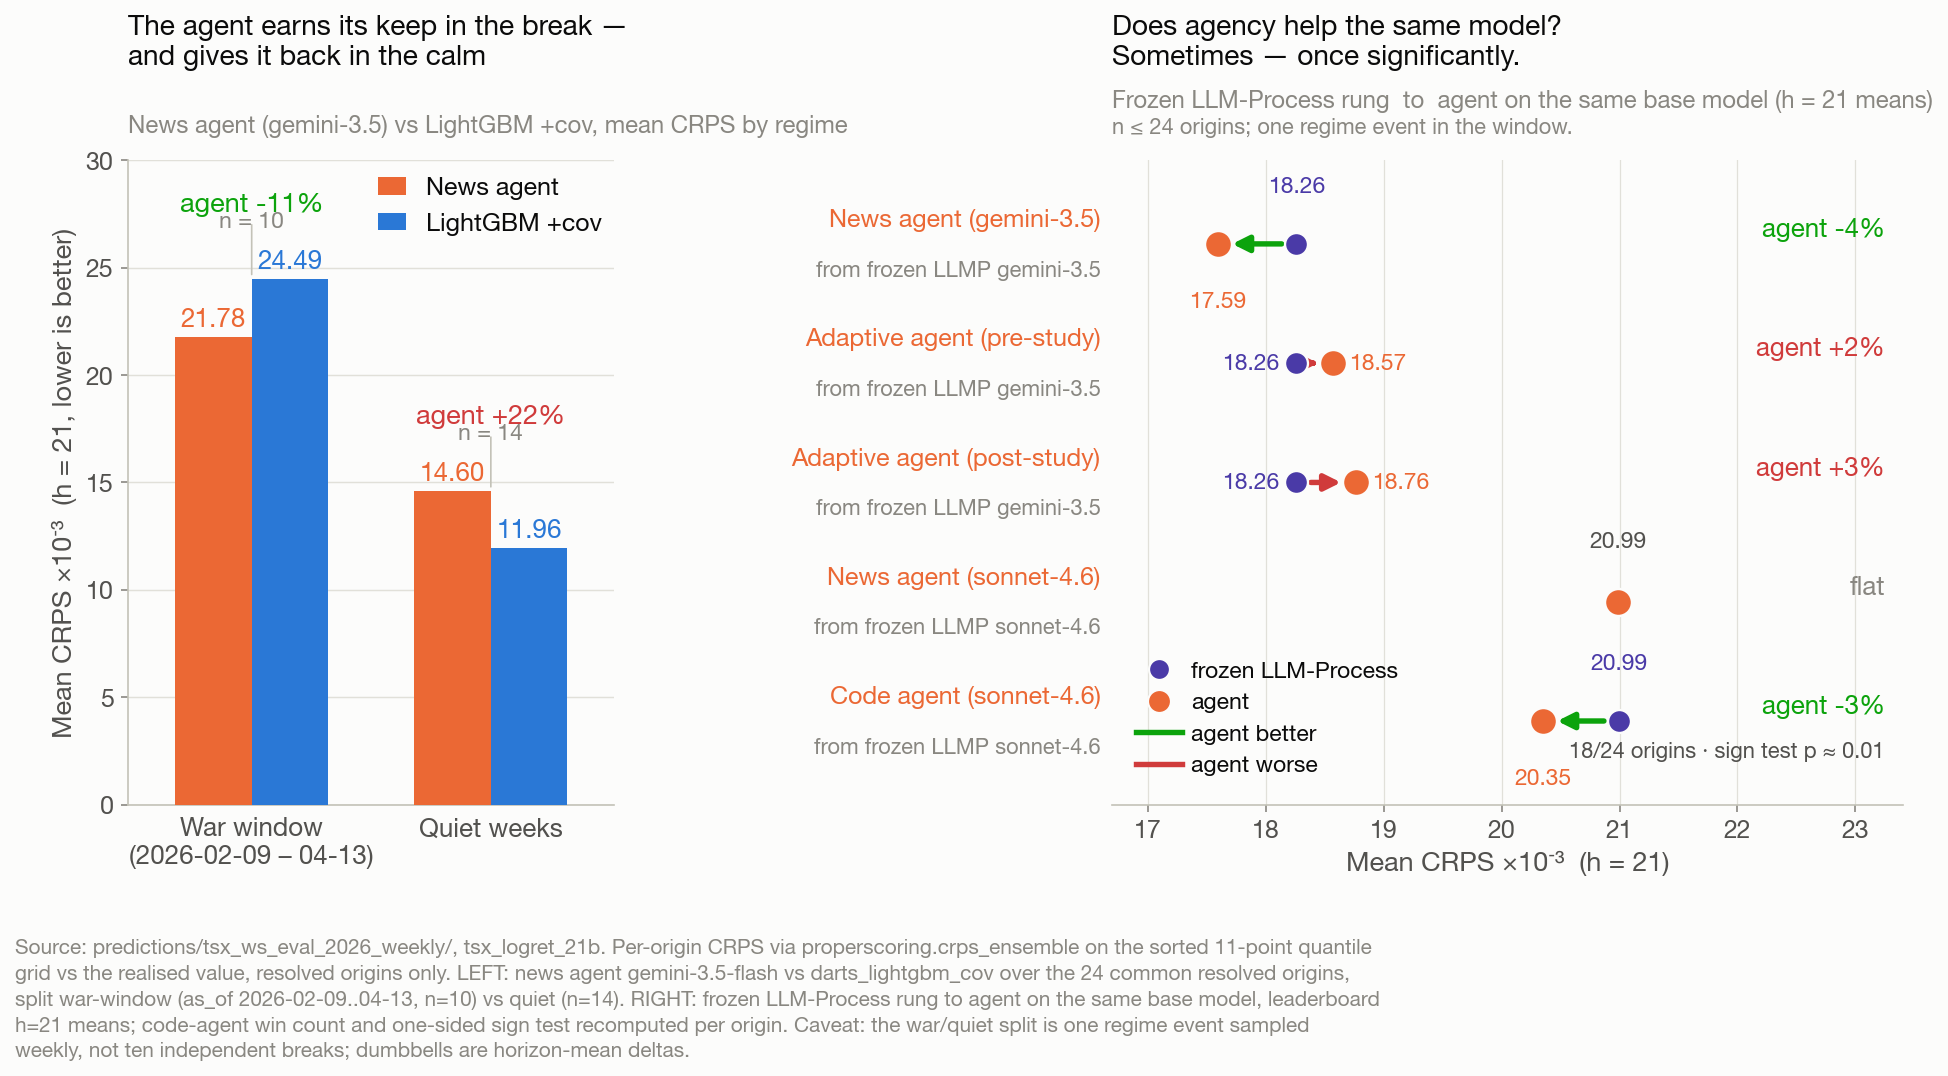

Recreate this plot in Python.
"""Part-2 fig6: where the agent's judgement earns its keep -- and where it doesn't.

LEFT -- "war window vs quiet weeks" (h=21). Grouped bars: the gemini news agent
vs darts_lightgbm_cov, mean CRPS split over (a) the 2026 war-window origins
(as_of 2026-02-09..2026-04-13, n=10) and (b) the quiet origins (n=14). The agent
beats the tree by 11% through the regime break and loses to it by 22% in the calm
-- the whole "agents read the news" case is one regime event sampled weekly, not
ten independent breaks.

RIGHT -- "does agency help the same model?" (h=21). Paired dumbbells from a frozen
LLM-Process rung to the agent built on the *same* base model. Improvement vs
regression is encoded by the arrow direction and colour. Only one pair is
statistically distinguishable: sonnet-4.6 LLMP -> code agent wins on 18 of 24
origins (one-sided sign test p ~ 0.01). All others -- including the two adaptive
arms, which regress off their gemini-3.5 base -- are within noise (n <= 24).

Per-origin CRPS is recomputed from the prediction stores with the same
``properscoring.crps_ensemble`` over the sorted 11-point quantile grid as Part-1,
over the common resolved origins of each pair. The script asserts every plotted
mean, the two war/quiet splits, and the code-agent win count reproduce the pinned
values before writing the PNG.

Run (from the worktree root, with the refreshed store on hand):
``BLOG_WS_DATA_ROOT=.../workshop_experiments/workshop_experiments/data \
  uv run python blog/part-2/assets/fig6_where_agents_earn.py``
"""

from __future__ import annotations

import sys
from pathlib import Path

_P1_ASSETS = Path(__file__).resolve().parents[2] / "part-1" / "assets"
sys.path.insert(0, str(_P1_ASSETS))

import _blogdata as bd  # noqa: E402
import matplotlib.pyplot as plt  # noqa: E402
import numpy as np  # noqa: E402
import pandas as pd  # noqa: E402
from matplotlib.lines import Line2D  # noqa: E402
from scipy.stats import binomtest  # noqa: E402

SPEC = "tsx_ws_eval_2026_weekly"
T21 = "tsx_logret_21b"
WAR_START, WAR_END = pd.Timestamp("2026-02-09"), pd.Timestamp("2026-04-13")

NEWS_GEM = "agent_predictor_tsx_analyst_news_gemini-3.5-flash_continuous"
NEWS_SON = "agent_predictor_tsx_analyst_news_claude-sonnet-4-6_continuous"
CODE_SON = "agent_predictor_tsx_analyst_code_claude-sonnet-4-6_continuous"
ADAPT_PRE = "agent_predictor_tsx_adaptive_analyst_tsx_strategy_gemini-3.5-flash_continuous"
ADAPT_POST = "agent_predictor_tsx_adaptive_analyst_tsx_strategy_trained_gemini-3.5-flash_continuous"
LLMP_GEM = "llmp_quantile_grid_tsx_ws[gemini-3.5-flash]"
LLMP_SON = "llmp_quantile_grid_tsx_ws[claude-sonnet-4-6]"
TREE = "darts_lightgbm_cov"

# Pinned references (tolerance 1e-5 on means; exact on counts). Recomputed on the
# common resolved set of 24 origins (war n=10, quiet n=14).
REF_WAR = {"agent": 0.0217804, "tree": 0.0244914, "n": 10}
REF_QUIET = {"agent": 0.0146015, "tree": 0.0119633, "n": 14}
REF_MEAN = {
    LLMP_GEM: 0.0182594, NEWS_GEM: 0.0175927,
    LLMP_SON: 0.0209920, NEWS_SON: 0.0209890, CODE_SON: 0.0203487,
    ADAPT_PRE: 0.0185683, ADAPT_POST: 0.0187625,
}
REF_CODE_WINS = (18, 24)

C_TREE = bd.CAT["blue"]
C_AGENT = bd.CAT["orange"]
C_LLMP = bd.CAT["violet"]
C_UP = bd.STATUS["good"]      # improvement (agent better)
C_DOWN = bd.STATUS["critical"]  # regression (agent worse)


def _cs(model: str) -> pd.Series:
    return bd.crps_series(SPEC, model, T21)


def _paired(base: str, arm: str):
    b, m = _cs(base), _cs(arm)
    c = b.index.intersection(m.index)
    b, m = b.loc[c], m.loc[c]
    wins = int((m.values < b.values).sum())
    return float(b.mean()), float(m.mean()), int(len(c)), wins


def main() -> None:
    bd.apply_style()

    # ---- LEFT: war/quiet split (recompute) ---------------------------------
    a, t = _cs(NEWS_GEM), _cs(TREE)
    common = a.index.intersection(t.index)
    a, t = a.loc[common], t.loc[common]
    mask = (common >= WAR_START) & (common <= WAR_END)
    war = {"agent": float(a[mask].mean()), "tree": float(t[mask].mean()), "n": int(mask.sum())}
    quiet = {"agent": float(a[~mask].mean()), "tree": float(t[~mask].mean()), "n": int((~mask).sum())}
    assert len(common) == 24, len(common)
    for k in ("agent", "tree", "n"):
        assert (abs(war[k] - REF_WAR[k]) <= 1e-5) if k != "n" else (war[k] == REF_WAR[k]), (k, war[k])
        assert (abs(quiet[k] - REF_QUIET[k]) <= 1e-5) if k != "n" else (quiet[k] == REF_QUIET[k]), (k, quiet[k])
    war_delta = war["agent"] / war["tree"] - 1.0     # agent vs tree
    quiet_delta = quiet["agent"] / quiet["tree"] - 1.0

    # ---- RIGHT: paired dumbbells (recompute) -------------------------------
    PAIRS = [
        (LLMP_GEM, "LLMP gemini-3.5", NEWS_GEM, "News agent (gemini-3.5)"),
        (LLMP_GEM, "LLMP gemini-3.5", ADAPT_PRE, "Adaptive agent (pre-study)"),
        (LLMP_GEM, "LLMP gemini-3.5", ADAPT_POST, "Adaptive agent (post-study)"),
        (LLMP_SON, "LLMP sonnet-4.6", NEWS_SON, "News agent (sonnet-4.6)"),
        (LLMP_SON, "LLMP sonnet-4.6", CODE_SON, "Code agent (sonnet-4.6)"),
    ]
    dumbs = []
    for base, blab, arm, alab in PAIRS:
        bm, am, n, wins = _paired(base, arm)
        assert abs(bm - REF_MEAN[base]) <= 1e-5, (base, bm)
        assert abs(am - REF_MEAN[arm]) <= 1e-5, (arm, am)
        dumbs.append({"blab": blab, "alab": alab, "base": bm, "arm": am, "n": n, "wins": wins, "arm_id": arm})
    code = next(d for d in dumbs if d["arm_id"] == CODE_SON)
    assert (code["wins"], code["n"]) == REF_CODE_WINS, (code["wins"], code["n"])
    code_p = binomtest(code["wins"], code["n"], alternative="greater").pvalue

    fig, (axl, axr) = plt.subplots(
        1, 2, figsize=(13.0, 7.6), gridspec_kw={"width_ratios": [0.80, 1.30], "wspace": 0.78},
    )

    # ================= LEFT panel: grouped bars =============================
    groups = ["War window\n(2026-02-09 – 04-13)", "Quiet weeks"]
    xg = np.arange(2, dtype=float)
    bw = 0.32
    agent_k = [war["agent"] * 1000, quiet["agent"] * 1000]
    tree_k = [war["tree"] * 1000, quiet["tree"] * 1000]

    axl.bar(xg - bw / 2, agent_k, width=bw, color=C_AGENT, zorder=3, label="News agent")
    axl.bar(xg + bw / 2, tree_k, width=bw, color=C_TREE, zorder=3, label="LightGBM +cov")
    for x, v in zip(xg - bw / 2, agent_k):
        axl.text(x, v + 0.25, f"{v:.2f}", ha="center", va="bottom", fontsize=12.5,
                 fontweight="bold", color=C_AGENT)
    for x, v in zip(xg + bw / 2, tree_k):
        axl.text(x, v + 0.25, f"{v:.2f}", ha="center", va="bottom", fontsize=12.5,
                 fontweight="bold", color=C_TREE)

    # Delta annotations (agent vs tree), coloured by who wins.
    def _delta_note(x, ytop, delta, n):
        better = delta < 0  # agent lower CRPS = agent better
        col = C_UP if better else C_DOWN
        verb = "agent " + (f"{delta * 100:+.0f}%")
        axl.annotate(verb, xy=(x, ytop), xytext=(x, ytop + 2.9), ha="center", va="bottom",
                     fontsize=13, fontweight="bold", color=col,
                     arrowprops=dict(arrowstyle="-", color=bd.INK["axis"], lw=0.8))
        axl.text(x, ytop + 2.2, f"n = {n}", ha="center", va="bottom", fontsize=11,
                 color=bd.INK["muted"])

    _delta_note(0, max(agent_k[0], tree_k[0]), war_delta, war["n"])
    _delta_note(1, max(agent_k[1], tree_k[1]), quiet_delta, quiet["n"])

    axl.set_xticks(xg)
    axl.set_xticklabels(groups, fontsize=12.5)
    axl.tick_params(axis="x", length=0, pad=6)
    axl.set_ylim(0, 30)
    axl.set_ylabel("Mean CRPS ×10⁻³  (h = 21, lower is better)", fontsize=13)
    axl.tick_params(axis="y", labelsize=12)
    axl.grid(axis="x", visible=False)
    axl.margins(x=0.12)
    axl.set_title("The agent earns its keep in the break —\nand gives it back in the calm",
                  fontsize=13.5, fontweight="bold", loc="left", pad=46, linespacing=1.2)
    axl.text(0.0, 1.035, "News agent (gemini-3.5) vs LightGBM +cov, mean CRPS by regime",
             transform=axl.transAxes, fontsize=11.5, color=bd.INK["muted"], ha="left", va="bottom")
    axl.legend(loc="upper right", fontsize=12, handlelength=1.1,
               bbox_to_anchor=(0.995, 0.99), borderaxespad=0.0)

    # ================= RIGHT panel: paired dumbbells =======================
    ny = len(dumbs)
    # Widen the x-window on the right so the outcome tags have clear margin and
    # never clip; value labels are lifted well clear of the (large) markers.
    axr.set_xlim(16.7, 23.4)
    axr.set_ylim(-0.7, ny - 0.3)
    axr.invert_yaxis()

    for i, d in enumerate(dumbs):
        y = i
        bx, ax_ = d["base"] * 1000, d["arm"] * 1000
        diff = d["arm"] - d["base"]
        flat = abs(diff) < 5e-5
        better = (diff < 0) and not flat
        seg_col = bd.INK["muted"] if flat else (C_UP if better else C_DOWN)

        # connector with arrowhead pointing base -> arm (omitted when flat)
        if not flat:
            axr.annotate("", xy=(ax_, y), xytext=(bx, y),
                         arrowprops=dict(arrowstyle="-|>", color=seg_col, lw=2.6,
                                         shrinkA=7, shrinkB=7, mutation_scale=16), zorder=3)
        # base (frozen LLMP) marker
        axr.plot(bx, y, marker="o", ms=11, color=C_LLMP, mec=bd.INK["surface"], mew=1.1, zorder=4)
        # arm (agent) marker
        axr.plot(ax_, y, marker="o", ms=13, color=C_AGENT, mec=bd.INK["surface"], mew=1.2, zorder=5)

        # arm label (left gutter) + base note
        axr.text(-0.015, y - 0.20, d["alab"], transform=axr.get_yaxis_transform(),
                 ha="right", va="center", fontsize=12, fontweight="bold", color=C_AGENT)
        axr.text(-0.015, y + 0.22, f"from frozen {d['blab']}", transform=axr.get_yaxis_transform(),
                 ha="right", va="center", fontsize=10.5, color=bd.INK["muted"])

        # value labels, lifted clear of the markers; base above / arm below so a
        # close pair never overlaps (single centred label when flat/coincident).
        # When the two dots nearly coincide (adaptive rows, |Δ| ≲ 0.6 ×10⁻³), the
        # stacked labels still merge, so split them outward on the dot line —
        # each label on the far side of its own dot, away from the other.
        close = (not flat) and abs(ax_ - bx) < 0.58
        if flat:
            axr.text(ax_, y - 0.42, f"{ax_:.2f}", ha="center", va="bottom", fontsize=11,
                     fontweight="bold", color=bd.INK["secondary"])
        elif close:
            pad = 0.14
            if bx <= ax_:  # base is the left dot -> base label left, arm label right
                axr.text(bx - pad, y, f"{bx:.2f}", ha="right", va="center", fontsize=11, color=C_LLMP)
                axr.text(ax_ + pad, y, f"{ax_:.2f}", ha="left", va="center", fontsize=11,
                         fontweight="bold", color=C_AGENT)
            else:            # base is the right dot -> base label right, arm label left
                axr.text(bx + pad, y, f"{bx:.2f}", ha="left", va="center", fontsize=11, color=C_LLMP)
                axr.text(ax_ - pad, y, f"{ax_:.2f}", ha="right", va="center", fontsize=11,
                         fontweight="bold", color=C_AGENT)
        else:
            axr.text(bx, y - 0.40, f"{bx:.2f}", ha="center", va="bottom", fontsize=11, color=C_LLMP)
            axr.text(ax_, y + 0.40, f"{ax_:.2f}", ha="center", va="top", fontsize=11,
                     fontweight="bold", color=C_AGENT)

        # outcome tag on the right (with right-margin padding so it never clips)
        if flat:
            tag, tcol = "flat", bd.INK["muted"]
        elif better:
            tag, tcol = f"agent {diff / d['base'] * 100:+.0f}%", C_UP
        else:
            tag, tcol = f"agent {diff / d['base'] * 100:+.0f}%", C_DOWN
        axr.text(23.25, y - 0.12, tag, ha="right", va="center", fontsize=12.5, fontweight="bold", color=tcol)
        if d["arm_id"] == CODE_SON:
            axr.text(23.25, y + 0.26, f"{d['wins']}/{d['n']} origins · sign test p ≈ {code_p:.2f}",
                     ha="right", va="center", fontsize=10.5, color=bd.INK["secondary"])

    axr.set_yticks([])
    axr.tick_params(axis="x", labelsize=12)
    axr.set_xlabel("Mean CRPS ×10⁻³  (h = 21)", fontsize=13)
    axr.grid(axis="y", visible=False)
    axr.grid(axis="x", visible=True, color=bd.INK["grid"], lw=0.6)
    axr.set_axisbelow(True)
    axr.spines["left"].set_visible(False)
    axr.set_title("Does agency help the same model?\nSometimes — once significantly.",
                  fontsize=13.5, fontweight="bold", loc="left", pad=46, linespacing=1.2)
    axr.text(0.0, 1.075, "Frozen LLM-Process rung  to  agent on the same base model (h = 21 means)",
             transform=axr.transAxes, fontsize=11.5, color=bd.INK["muted"], ha="left", va="bottom")

    handles = [
        Line2D([0], [0], marker="o", ls="none", ms=10, color=C_LLMP, mec=bd.INK["surface"],
               mew=1.0, label="frozen LLM-Process"),
        Line2D([0], [0], marker="o", ls="none", ms=11, color=C_AGENT, mec=bd.INK["surface"],
               mew=1.0, label="agent"),
        Line2D([0], [0], color=C_UP, lw=2.6, label="agent better"),
        Line2D([0], [0], color=C_DOWN, lw=2.6, label="agent worse"),
    ]
    axr.legend(handles=handles, loc="lower left", fontsize=11, ncol=1,
               frameon=False, handletextpad=0.4, columnspacing=1.2, borderaxespad=0.3,
               bbox_to_anchor=(0.01, 0.02))

    # caveat, stacked under the subtitle — above the chart frame, not inside it
    axr.text(0.0, 1.035, "n ≤ 24 origins; one regime event in the window.",
             transform=axr.transAxes, ha="left", va="bottom", fontsize=10.5,
             color=bd.INK["muted"], style="italic")

    fig.text(
        0.012, 0.01,
        "Source: predictions/tsx_ws_eval_2026_weekly/, tsx_logret_21b. Per-origin CRPS via properscoring.crps_ensemble on the sorted 11-point quantile\n"
        "grid vs the realised value, resolved origins only. LEFT: news agent gemini-3.5-flash vs darts_lightgbm_cov over the 24 common resolved origins,\n"
        "split war-window (as_of 2026-02-09..04-13, n=10) vs quiet (n=14). RIGHT: frozen LLM-Process rung to agent on the same base model, leaderboard\n"
        "h=21 means; code-agent win count and one-sided sign test recomputed per origin. Caveat: the war/quiet split is one regime event sampled\n"
        "weekly, not ten independent breaks; dumbbells are horizon-mean deltas.",
        ha="left", va="bottom", fontsize=10, color=bd.INK["muted"], linespacing=1.45,
    )

    fig.subplots_adjust(left=0.07, right=0.98, top=0.80, bottom=0.235, wspace=0.78)
    out = Path(__file__).resolve().parent / "fig6_where_agents_earn.png"
    fig.savefig(out, dpi=150, bbox_inches="tight", facecolor=bd.INK["surface"])
    print(f"wrote {out}")
    print(f"WAR   (n={war['n']}): agent={war['agent']:.7f}  tree={war['tree']:.7f}  agent delta={war_delta * 100:+.1f}%")
    print(f"QUIET (n={quiet['n']}): agent={quiet['agent']:.7f}  tree={quiet['tree']:.7f}  agent delta={quiet_delta * 100:+.1f}%")
    for d in dumbs:
        print(f"{d['blab']:16s} -> {d['alab']:28s}  {d['base']:.6f} -> {d['arm']:.6f}  "
              f"({(d['arm'] / d['base'] - 1) * 100:+.1f}%)  wins={d['wins']}/{d['n']}")
    print(f"code-agent one-sided sign test p = {code_p:.4f}")


if __name__ == "__main__":
    main()
